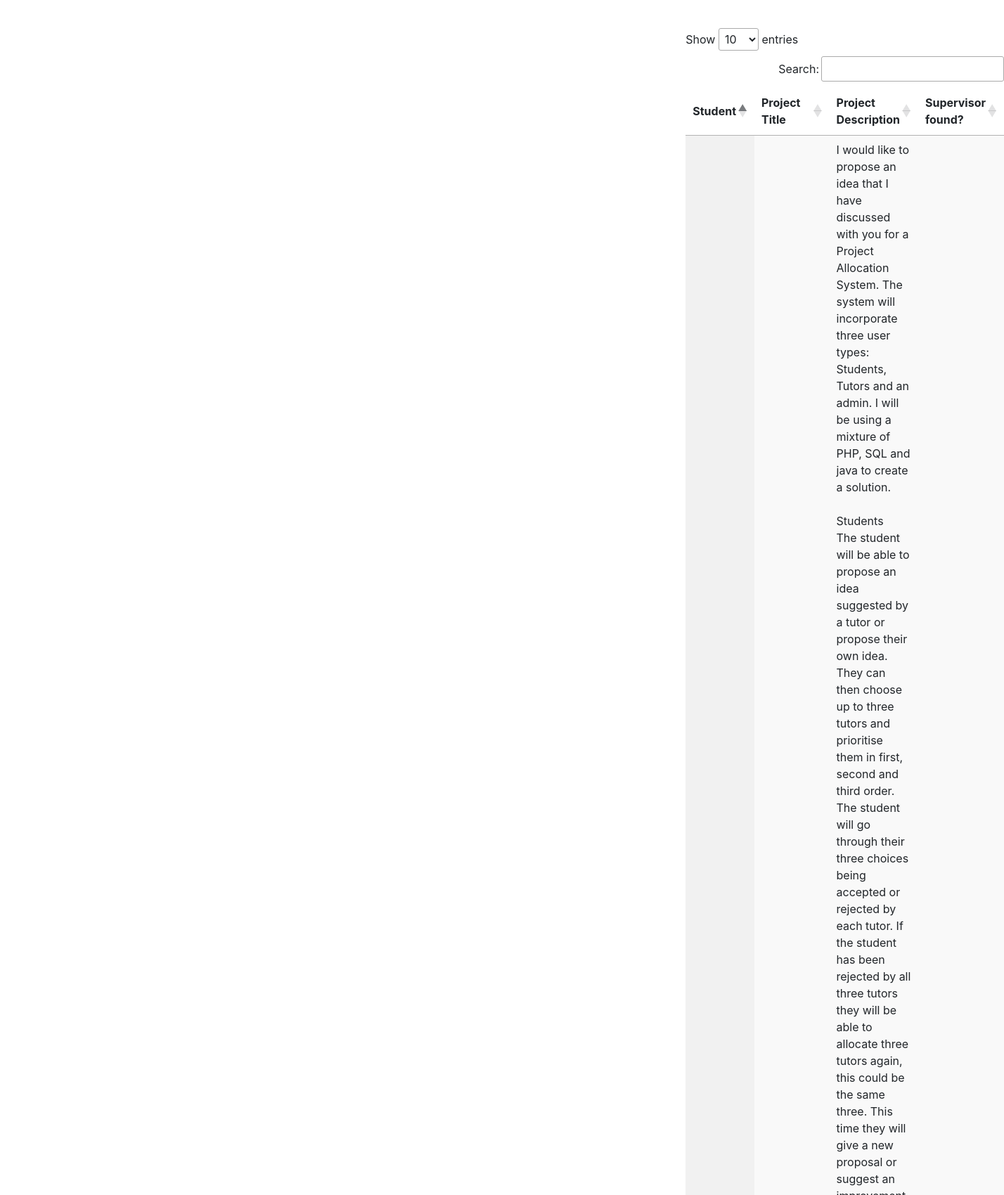
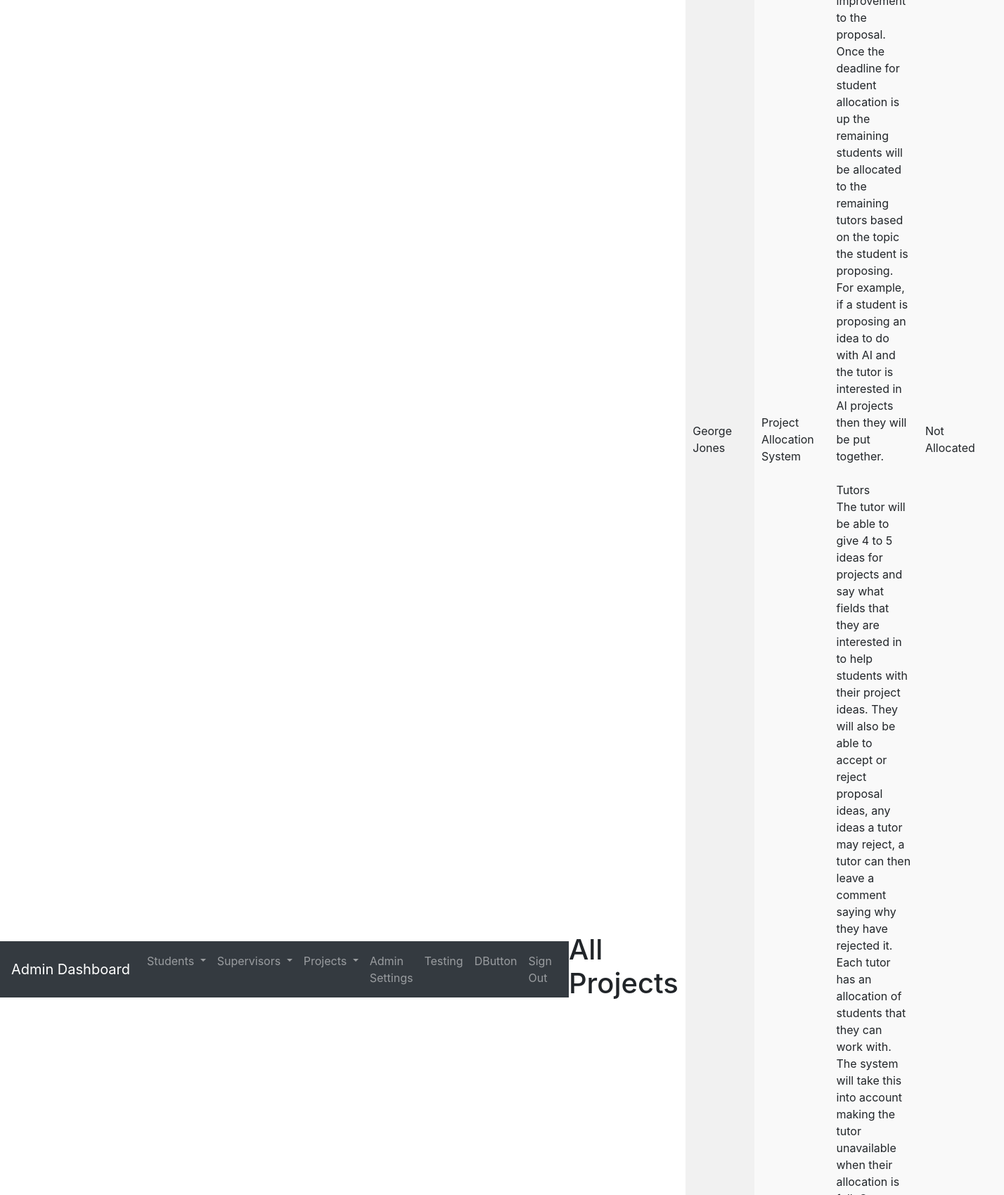
The page /adminDashboard/allProjects.php (signed in, upper part) on the database its author committed (2 pictures, top to bottom).
### tables this page shows
CREATE TABLE `projects` (
  `Id` int(11) NOT NULL,
  `StudentId` int(11) NOT NULL,
  `SupervisorId` int(11) DEFAULT NULL,
  `ProjectTitle` varchar(255) DEFAULT NULL,
  `ProjectDetails` text,
  `ProjectCreated` datetime DEFAULT NULL,
  `Allocated` tinyint(1) NOT NULL DEFAULT '0'
);

CREATE TABLE `students` (
  `Id` int(11) NOT NULL,
  `FirstName` varchar(20) NOT NULL,
  `LastName` varchar(20) NOT NULL,
  `StudentId` int(11) NOT NULL
);

### tables/displayAllProjects.php (the view, shortened to what this page needs)
<?php
$sql = "SELECT projects.StudentId, students.FirstName, students.LastName, ProjectTitle, ProjectDetails, Allocated FROM projects INNER JOIN students ON projects.StudentId = students.Id";
$result = $db->query($sql);
while($row = $result->fetch_assoc()) {
    if ($row["ProjectTitle"] == null) {
        $title = "<strong>No Project<strong>";
    }else{
        $title = $row["ProjectTitle"];
    }
    if ($row["ProjectDetails"] == null) {
        $details = "<strong>No Project<strong>";
    }else{
        $details = $row["ProjectDetails"];
    }
    if ($row["Allocated"] == '0') {
        $check = "Not Allocated";
    }else{
        $check = "Allocated";
    }
    echo '<tr>';
    echo "<td>". $row["FirstName"] . " " . $row["LastName"] . "</td>";
    echo "<td>". $title . "</td>";
    echo "<td>". nl2br($details) . "</td>";
    echo "<td>". $check . "</td>";
    echo "</tr>";
}
?>

### css/login.css (style rules this page uses)
body { display: flex; align-items: center; height: 100%; padding-top: 40px; padding-bottom: 40px; }

### rows shown on the page
projects: StudentId.FirstName "George", StudentId.LastName "Jones", ProjectTitle "Project Allocation System", ProjectDetails "I would like to propose an idea that I have discussed with you for a Project Allocation System. The system will incorporate three user types: Students, Tutors and an admin. I will be using a mixture of PHP, SQL and java to create a solution. Students The student will be able to propose an idea suggested by a tutor or propose their own idea. They can then choose up to three tutors and prioritise them in first, second and third order. The student will go through their three choices being accepted or rejected by each tutor. If the student has been rejected by all three tutors they will be able to allocate three tutors again, this could be the same three. This time they will give a new proposal…", Allocated "Not Allocated"

### other values the page prints
$_SESSION['login_user'] "DButton"
